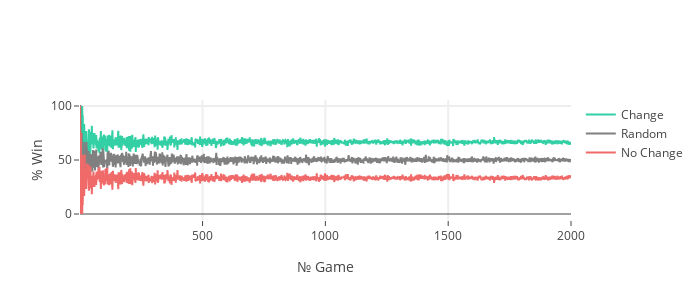

Write notebook code for a chart like this one.
### Code cell
plotResult(win_change, win_nochange, win_rand, games, plot='line', output='fig')

### Figure 1 — Plotly figure (JSON) as saved in the notebook; plotly's stock layout.template omitted (floating-point values rounded to 4 significant figures; data arrays with more than 128 entries replaced by an {"elided": "..."} marker saying what was removed)
{"data": [{"line": {"color": "#33CFA5"}, "name": "Change", "type": "scatter", "uid": "c8687a78-fa51-11e8-9eb3-dca904777f27", "x": {"elided": "2000 int values"}, "y": {"elided": "2000 float values"}}, {"line": {"color": "gray"}, "name": "Random", "type": "scatter", "uid": "c869c0ae-fa51-11e8-8019-dca904777f27", "x": {"elided": "2000 int values"}, "y": {"elided": "2000 float values"}}, {"line": {"color": "#F06A6A"}, "name": "No Change", "type": "scatter", "uid": "c869c2f4-fa51-11e8-9b88-dca904777f27", "x": {"elided": "2000 int values"}, "y": {"elided": "2000 float values"}}], "layout": {"autosize": false, "height": 300, "title": "", "width": 700, "xaxis": {"gridwidth": 2, "ticklen": 5, "title": "№ Game", "zeroline": false}, "yaxis": {"gridwidth": 2, "ticklen": 5, "title": "% Win"}}}
